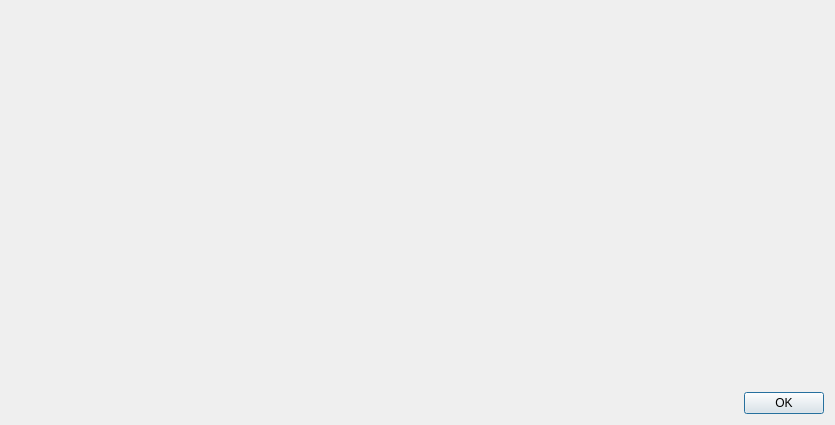
<?xml version="1.0" encoding="UTF-8"?>
<ui version="4.0">
 <class>DialogDieHexViewer</class>
 <widget class="QDialog" name="DialogDieHexViewer">
  <property name="geometry">
   <rect>
    <x>0</x>
    <y>0</y>
    <width>835</width>
    <height>425</height>
   </rect>
  </property>
  <property name="windowTitle">
   <string>Scripts</string>
  </property>
  <layout class="QVBoxLayout" name="verticalLayout">
   <item>
    <spacer name="verticalSpacer">
     <property name="orientation">
      <enum>Qt::Vertical</enum>
     </property>
     <property name="sizeHint" stdset="0">
      <size>
       <width>20</width>
       <height>371</height>
      </size>
     </property>
    </spacer>
   </item>
   <item>
    <layout class="QHBoxLayout" name="horizontalLayout">
     <item>
      <spacer name="horizontalSpacer">
       <property name="orientation">
        <enum>Qt::Horizontal</enum>
       </property>
       <property name="sizeHint" stdset="0">
        <size>
         <width>40</width>
         <height>20</height>
        </size>
       </property>
      </spacer>
     </item>
     <item>
      <widget class="QPushButton" name="pushButtonOK">
       <property name="text">
        <string>OK</string>
       </property>
      </widget>
     </item>
    </layout>
   </item>
  </layout>
 </widget>
 <resources/>
 <connections/>
</ui>
